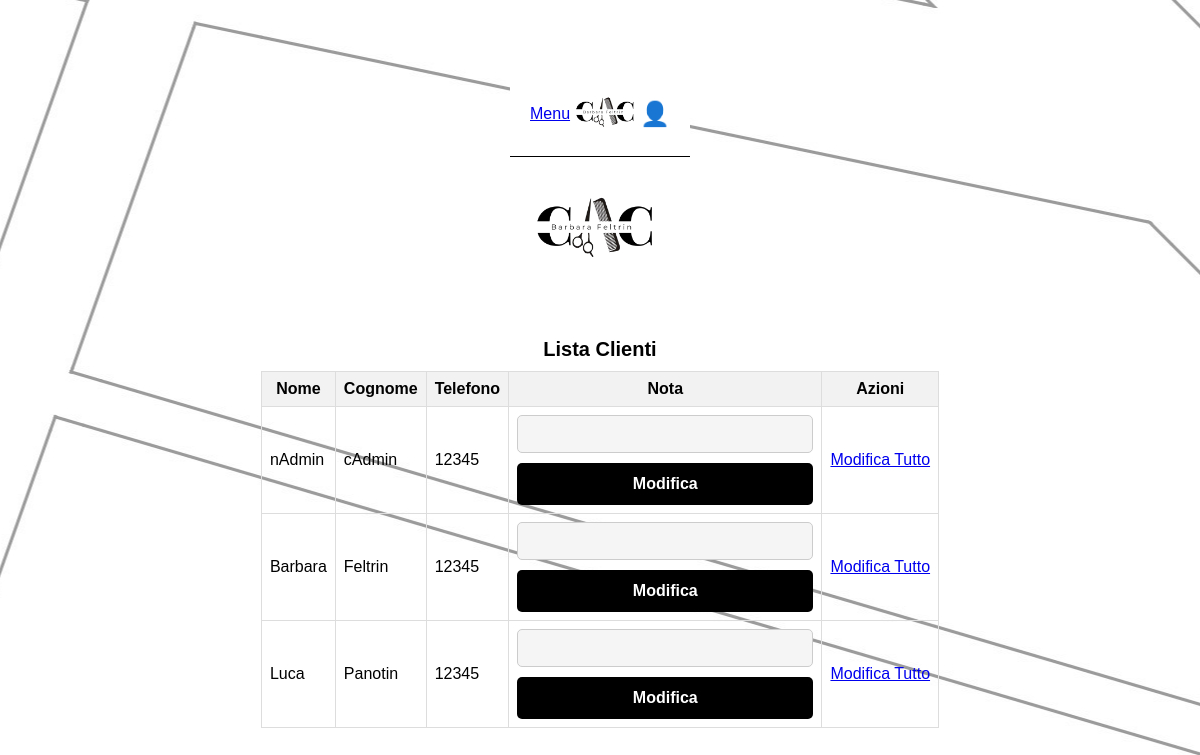
/view-get/lista_clienti.php (signed in), run on an earlier commit of the app's database.
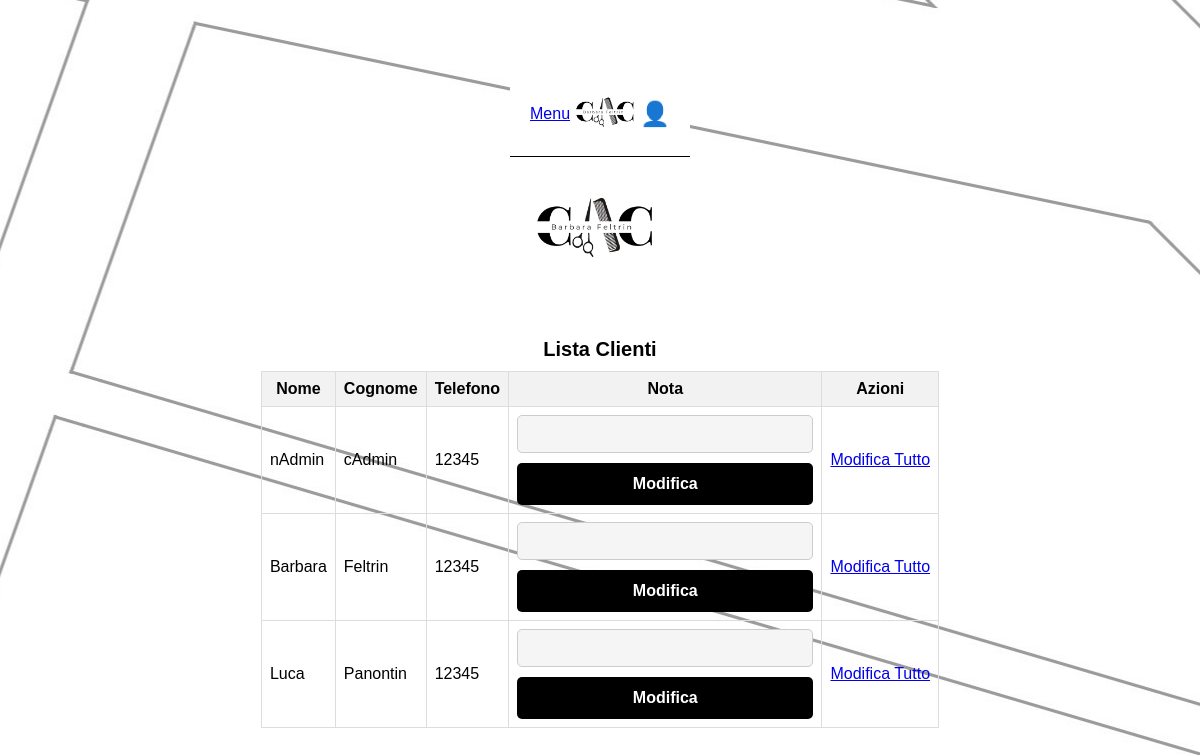
And on a later commit of the database.
### tables this page shows
CREATE TABLE IF NOT EXISTS Customer (

    customer_id INT PRIMARY KEY AUTO_INCREMENT,
    fName VARCHAR(50) NOT NULL,
    lName VARCHAR(50) NOT NULL,
    hair ENUM ('lunghi', 'corti') NOT NULL,
    phoneN VARCHAR(15),
    password VARCHAR(255),
    gender ENUM ('maschio', 'femmina') NOT NULL,
    preference ENUM ('Barbara', 'Giulia','Casuale') DEFAULT 'Casuale',
    email VARCHAR(254),
    wants_notification TINYINT(1) NOT NULL DEFAULT 1,
    user_tipe ENUM ('cliente','amministratore','operatrice') DEFAULT 'cliente', 
    nota TEXT
);

### view-get/lista_clienti.php (the view, shortened to what this page needs)
<?php
require_once __DIR__ . '/../connect.php';
$sql = "SELECT customer_id, fName, lName, phoneN, nota FROM Customer";
$result = $conn->query($sql);
?>
<!DOCTYPE html>
<html lang="it">
<head>
    <link rel="stylesheet" href="../style/style_input.css">
</head>
<?php include '.././view-get/barra.php'; ?>
<body>
    <div class="logo-container">
        <img src="../style/rullino/logo.png" alt="Che Capelli Logo" class="logo">
    </div>
    <div class="content-container">
        <h2>Lista Clienti</h2>
        <table>
            <thead>
                <tr>
                    <th>Nome</th>
                    <th>Cognome</th>
                    <th>Telefono</th>
                    <th>Nota</th>
                    <th>Azioni</th>
                </tr>
            </thead>
            <tbody>
                <?php if ($result->num_rows > 0): ?>
                    <?php while($row = $result->fetch_assoc()): ?>
                        <tr>
                            <td><?php echo htmlspecialchars($row['fName']); ?></td>
                            <td><?php echo htmlspecialchars($row['lName']); ?></td>
                            <td><?php echo htmlspecialchars($row['phoneN']); ?></td>
                            <td>
                                <form action="lista_clienti.php" method="POST">
                                    <input type="text" name="nota" value="<?php echo htmlspecialchars($row['nota'] ?? ''); ?>">
                                    <button type="submit">Modifica</button>
                                </form>
                            </td>
                            <td>
                                <a href="../add-edit/modifica_cliente.php?id=<?php echo $row['customer_id']; ?>">Modifica Tutto</a>
                            </td>
                        </tr>
                    <?php endwhile; ?>
                <?php else: ?>
                    <tr>
                        <td colspan="5">Nessun cliente trovato.</td>
                    </tr>
                <?php endif; ?>
            </tbody>
        </table>
    </div>
</body>
</html>

What changed in the data, as far as the page shows it:
changed customer "Luca": lName "Panotin" → "Panontin"
